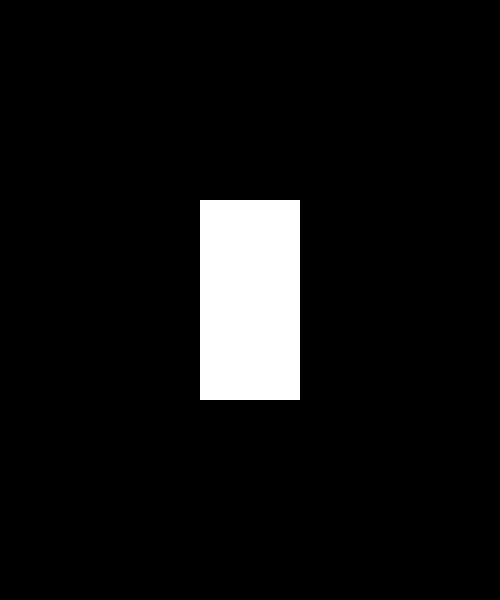
Frame 1 (no input)
Frame 60 (the mouse pressed at the canvas centre just before this capture): identical to frame 1, image omitted
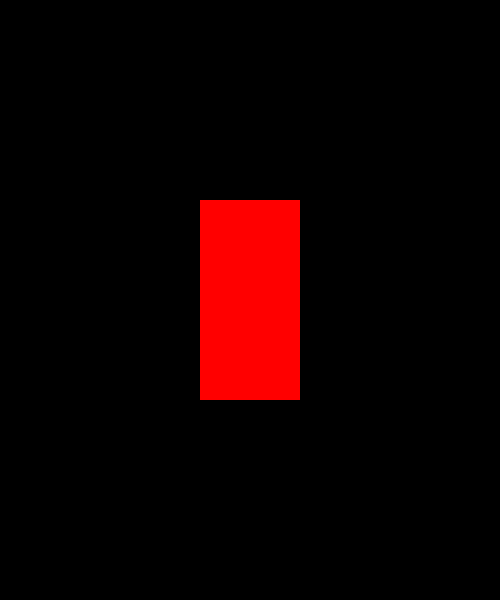
Frame 120 (the mouse held since frame 60 and released just before this capture)

The Processing sketch that drew these frames (run headless with seeded random() and noise(); from frame 60 on, the mouse is pressed at the canvas centre):

// Processing sketch: day7_01_rectButton
// ── day7_01_rectButton.pde
float x, y;
float w, h;
float r, g, b;

void setup() {
  size(500, 600);
  background(0);
  
  x = 200;
  y = 200;
  w = 100;
  h = 200;

  r = 255;
  g = 255;
  b = 255;
}


void draw() {
  background(0);
  // update
  // check (if)
  // display

  if ( mouseX > x && mouseX < x+w
    && mouseY > y && mouseY < y+h) {
    //in the area
    if (mousePressed) {
      // pressed
      r = 255;
      g = 0;
      b = 0;
    } else {
      // not pressed
      r = 255;
      g = 255;
      b = 0;
    }
  } else {
    // out of the area
    r = 255;
    g = 255;
    b = 255;
  }

  fill(r, g, b);
  noStroke();
  rect(x, y, w, h);
}
